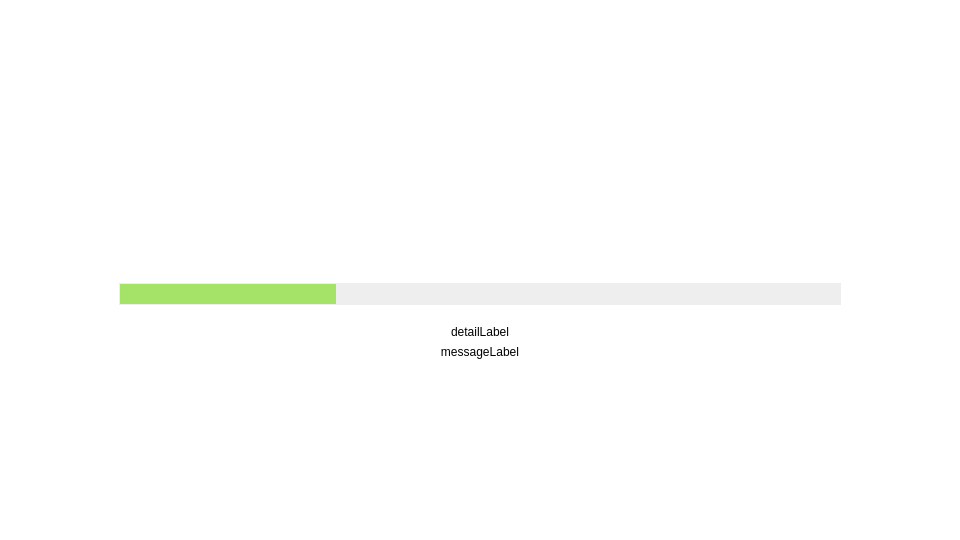
<?xml version="1.0" encoding="UTF-8"?>
<ui version="4.0">
 <class>SplashScreen</class>
 <widget class="QWidget" name="SplashScreen">
  <property name="windowModality">
   <enum>Qt::NonModal</enum>
  </property>
  <property name="geometry">
   <rect>
    <x>0</x>
    <y>0</y>
    <width>960</width>
    <height>540</height>
   </rect>
  </property>
  <property name="windowTitle">
   <string>Form</string>
  </property>
  <property name="styleSheet">
   <string notr="true">QWidget#contentWidget
{
	background: #fff;
}

QLabel#logoLabel
{
	border-image: url(:/logo.png);
}

QProgressBar
{
	border: 1px solid #eee;
	text-align: left;
	background-color:#eee;
	color: #fff;
	font-size: 14px;
}

QProgressBar::chunk
{
	background-color: #a4e268;
}</string>
  </property>
  <layout class="QHBoxLayout" name="horizontalLayout">
   <property name="spacing">
    <number>0</number>
   </property>
   <property name="leftMargin">
    <number>0</number>
   </property>
   <property name="topMargin">
    <number>0</number>
   </property>
   <property name="rightMargin">
    <number>0</number>
   </property>
   <property name="bottomMargin">
    <number>0</number>
   </property>
   <item>
    <widget class="QWidget" name="contentWidget" native="true">
     <layout class="QVBoxLayout" name="verticalLayout_3">
      <property name="spacing">
       <number>20</number>
      </property>
      <property name="leftMargin">
       <number>0</number>
      </property>
      <property name="topMargin">
       <number>0</number>
      </property>
      <property name="rightMargin">
       <number>0</number>
      </property>
      <property name="bottomMargin">
       <number>0</number>
      </property>
      <item>
       <spacer name="verticalSpacer">
        <property name="orientation">
         <enum>Qt::Vertical</enum>
        </property>
        <property name="sizeType">
         <enum>QSizePolicy::Expanding</enum>
        </property>
        <property name="sizeHint" stdset="0">
         <size>
          <width>20</width>
          <height>40</height>
         </size>
        </property>
       </spacer>
      </item>
      <item>
       <widget class="QWidget" name="logoWidget" native="true">
        <property name="sizePolicy">
         <sizepolicy hsizetype="Minimum" vsizetype="Minimum">
          <horstretch>0</horstretch>
          <verstretch>0</verstretch>
         </sizepolicy>
        </property>
        <layout class="QHBoxLayout" name="horizontalLayout_2">
         <property name="spacing">
          <number>0</number>
         </property>
         <property name="leftMargin">
          <number>0</number>
         </property>
         <property name="topMargin">
          <number>0</number>
         </property>
         <property name="rightMargin">
          <number>0</number>
         </property>
         <property name="bottomMargin">
          <number>0</number>
         </property>
         <item>
          <widget class="QLabel" name="logoLabel">
           <property name="minimumSize">
            <size>
             <width>244</width>
             <height>82</height>
            </size>
           </property>
           <property name="maximumSize">
            <size>
             <width>244</width>
             <height>82</height>
            </size>
           </property>
           <property name="layoutDirection">
            <enum>Qt::LeftToRight</enum>
           </property>
           <property name="text">
            <string/>
           </property>
           <property name="alignment">
            <set>Qt::AlignCenter</set>
           </property>
          </widget>
         </item>
        </layout>
       </widget>
      </item>
      <item>
       <widget class="QWidget" name="widget_2" native="true">
        <layout class="QHBoxLayout" name="horizontalLayout_4">
         <property name="spacing">
          <number>0</number>
         </property>
         <property name="leftMargin">
          <number>0</number>
         </property>
         <property name="topMargin">
          <number>0</number>
         </property>
         <property name="rightMargin">
          <number>0</number>
         </property>
         <property name="bottomMargin">
          <number>0</number>
         </property>
         <item>
          <spacer name="horizontalSpacer">
           <property name="orientation">
            <enum>Qt::Horizontal</enum>
           </property>
           <property name="sizeHint" stdset="0">
            <size>
             <width>40</width>
             <height>20</height>
            </size>
           </property>
          </spacer>
         </item>
         <item>
          <widget class="QWidget" name="widget_3" native="true">
           <layout class="QVBoxLayout" name="verticalLayout_4">
            <property name="spacing">
             <number>20</number>
            </property>
            <property name="leftMargin">
             <number>0</number>
            </property>
            <property name="topMargin">
             <number>0</number>
            </property>
            <property name="rightMargin">
             <number>0</number>
            </property>
            <property name="bottomMargin">
             <number>0</number>
            </property>
            <item>
             <widget class="QProgressBar" name="progressBar">
              <property name="sizePolicy">
               <sizepolicy hsizetype="Expanding" vsizetype="Fixed">
                <horstretch>0</horstretch>
                <verstretch>0</verstretch>
               </sizepolicy>
              </property>
              <property name="minimumSize">
               <size>
                <width>722</width>
                <height>22</height>
               </size>
              </property>
              <property name="maximumSize">
               <size>
                <width>722</width>
                <height>22</height>
               </size>
              </property>
              <property name="maximum">
               <number>1000</number>
              </property>
              <property name="value">
               <number>300</number>
              </property>
              <property name="textVisible">
               <bool>false</bool>
              </property>
              <property name="orientation">
               <enum>Qt::Horizontal</enum>
              </property>
              <property name="format">
               <string/>
              </property>
             </widget>
            </item>
            <item>
             <widget class="QWidget" name="widget" native="true">
              <layout class="QVBoxLayout" name="verticalLayout_2">
               <property name="spacing">
                <number>6</number>
               </property>
               <property name="leftMargin">
                <number>0</number>
               </property>
               <property name="topMargin">
                <number>0</number>
               </property>
               <property name="rightMargin">
                <number>0</number>
               </property>
               <property name="bottomMargin">
                <number>0</number>
               </property>
               <item>
                <widget class="QLabel" name="detailLabel">
                 <property name="maximumSize">
                  <size>
                   <width>722</width>
                   <height>16777215</height>
                  </size>
                 </property>
                 <property name="text">
                  <string>detailLabel</string>
                 </property>
                 <property name="alignment">
                  <set>Qt::AlignCenter</set>
                 </property>
                </widget>
               </item>
               <item>
                <widget class="QLabel" name="messageLabel">
                 <property name="maximumSize">
                  <size>
                   <width>722</width>
                   <height>16777215</height>
                  </size>
                 </property>
                 <property name="text">
                  <string>messageLabel</string>
                 </property>
                 <property name="alignment">
                  <set>Qt::AlignCenter</set>
                 </property>
                </widget>
               </item>
              </layout>
             </widget>
            </item>
           </layout>
          </widget>
         </item>
         <item>
          <spacer name="horizontalSpacer_2">
           <property name="orientation">
            <enum>Qt::Horizontal</enum>
           </property>
           <property name="sizeHint" stdset="0">
            <size>
             <width>40</width>
             <height>20</height>
            </size>
           </property>
          </spacer>
         </item>
        </layout>
       </widget>
      </item>
      <item>
       <spacer name="verticalSpacer_2">
        <property name="orientation">
         <enum>Qt::Vertical</enum>
        </property>
        <property name="sizeType">
         <enum>QSizePolicy::Expanding</enum>
        </property>
        <property name="sizeHint" stdset="0">
         <size>
          <width>20</width>
          <height>40</height>
         </size>
        </property>
       </spacer>
      </item>
     </layout>
    </widget>
   </item>
  </layout>
 </widget>
 <resources>
  <include location="resources.qrc"/>
 </resources>
 <connections/>
</ui>
